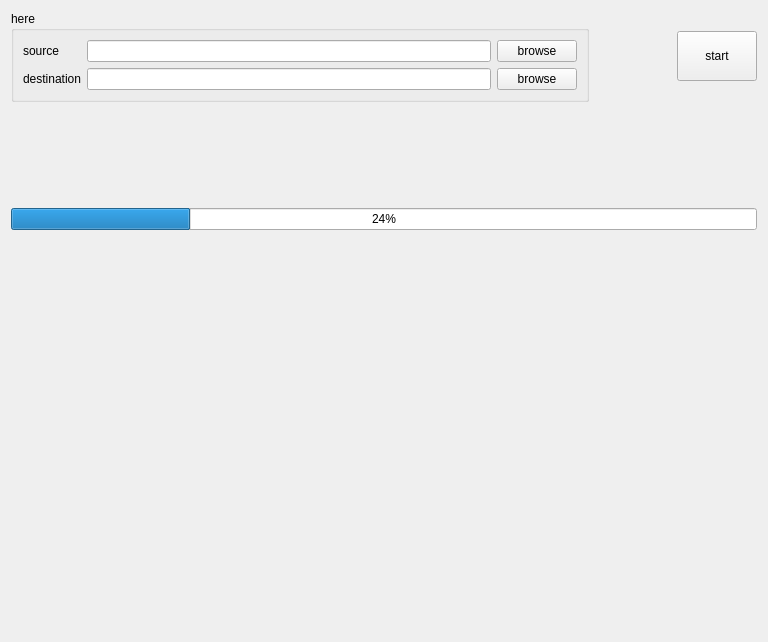
<?xml version="1.0" encoding="UTF-8"?>
<ui version="4.0">
 <class>Form</class>
 <widget class="QWidget" name="Form">
  <property name="geometry">
   <rect>
    <x>0</x>
    <y>0</y>
    <width>768</width>
    <height>642</height>
   </rect>
  </property>
  <property name="windowTitle">
   <string>Form</string>
  </property>
  <layout class="QGridLayout" name="gridLayout_2">
   <item row="0" column="0">
    <widget class="QGroupBox" name="groupBox">
     <property name="title">
      <string>here</string>
     </property>
     <layout class="QGridLayout" name="gridLayout">
      <item row="0" column="0">
       <widget class="QLabel" name="label">
        <property name="text">
         <string>source</string>
        </property>
       </widget>
      </item>
      <item row="0" column="1">
       <widget class="QLineEdit" name="text_srce"/>
      </item>
      <item row="0" column="2">
       <widget class="QPushButton" name="brow_src">
        <property name="text">
         <string>browse</string>
        </property>
       </widget>
      </item>
      <item row="1" column="0">
       <widget class="QLabel" name="label_2">
        <property name="text">
         <string>destination</string>
        </property>
       </widget>
      </item>
      <item row="1" column="1">
       <widget class="QLineEdit" name="dir_dst"/>
      </item>
      <item row="1" column="2">
       <widget class="QPushButton" name="brow_dst">
        <property name="text">
         <string>browse</string>
        </property>
       </widget>
      </item>
     </layout>
    </widget>
   </item>
   <item row="0" column="2">
    <spacer name="horizontalSpacer">
     <property name="orientation">
      <enum>Qt::Horizontal</enum>
     </property>
     <property name="sizeType">
      <enum>QSizePolicy::Fixed</enum>
     </property>
     <property name="sizeHint" stdset="0">
      <size>
       <width>50</width>
       <height>20</height>
      </size>
     </property>
    </spacer>
   </item>
   <item row="0" column="3">
    <widget class="QPushButton" name="pushButton_3">
     <property name="minimumSize">
      <size>
       <width>50</width>
       <height>50</height>
      </size>
     </property>
     <property name="text">
      <string>start</string>
     </property>
    </widget>
   </item>
   <item row="1" column="1">
    <spacer name="verticalSpacer">
     <property name="orientation">
      <enum>Qt::Vertical</enum>
     </property>
     <property name="sizeType">
      <enum>QSizePolicy::Fixed</enum>
     </property>
     <property name="sizeHint" stdset="0">
      <size>
       <width>20</width>
       <height>100</height>
      </size>
     </property>
    </spacer>
   </item>
   <item row="2" column="0" colspan="4">
    <widget class="QProgressBar" name="progressBar">
     <property name="value">
      <number>24</number>
     </property>
    </widget>
   </item>
   <item row="3" column="1">
    <spacer name="verticalSpacer_2">
     <property name="orientation">
      <enum>Qt::Vertical</enum>
     </property>
     <property name="sizeHint" stdset="0">
      <size>
       <width>20</width>
       <height>396</height>
      </size>
     </property>
    </spacer>
   </item>
  </layout>
 </widget>
 <resources/>
 <connections/>
</ui>
